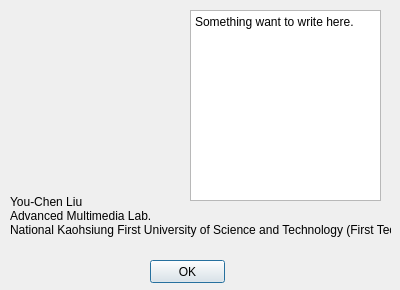
<?xml version="1.0" encoding="UTF-8"?>
<ui version="4.0">
 <class>AboutDialog</class>
 <widget class="QDialog" name="AboutDialog">
  <property name="geometry">
   <rect>
    <x>0</x>
    <y>0</y>
    <width>400</width>
    <height>290</height>
   </rect>
  </property>
  <property name="windowTitle">
   <string>Dialog</string>
  </property>
  <widget class="QPushButton" name="btnOK">
   <property name="geometry">
    <rect>
     <x>150</x>
     <y>260</y>
     <width>75</width>
     <height>23</height>
    </rect>
   </property>
   <property name="text">
    <string>OK</string>
   </property>
  </widget>
  <widget class="QLabel" name="label">
   <property name="geometry">
    <rect>
     <x>10</x>
     <y>10</y>
     <width>150</width>
     <height>150</height>
    </rect>
   </property>
   <property name="text">
    <string/>
   </property>
   <property name="pixmap">
    <pixmap resource="icon.qrc">:/icon/mark.png</pixmap>
   </property>
  </widget>
  <widget class="QPlainTextEdit" name="plainTextEdit">
   <property name="geometry">
    <rect>
     <x>190</x>
     <y>10</y>
     <width>191</width>
     <height>191</height>
    </rect>
   </property>
   <property name="plainText">
    <string>Something want to write here.</string>
   </property>
  </widget>
  <widget class="QLabel" name="label_2">
   <property name="geometry">
    <rect>
     <x>10</x>
     <y>180</y>
     <width>381</width>
     <height>71</height>
    </rect>
   </property>
   <property name="text">
    <string>You-Chen Liu
Advanced Multimedia Lab.
National Kaohsiung First University of Science and Technology (First Tech)</string>
   </property>
  </widget>
 </widget>
 <resources>
  <include location="icon.qrc"/>
 </resources>
 <connections/>
</ui>
